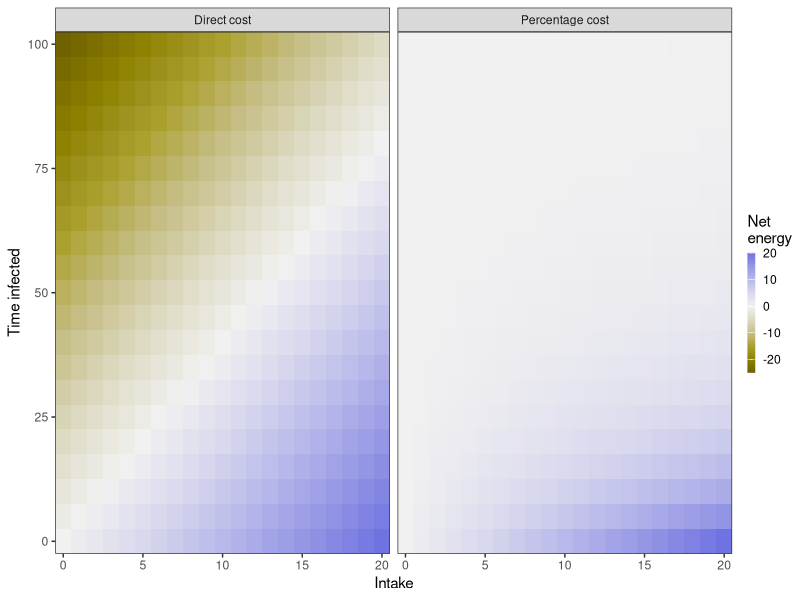

The R script that drew this image:
## ---- chunk 1
library(data.table)
library(ggplot2)
library(patchwork)
library(colorspace)

# simulate direct costs
cost_direct <- CJ(
  intake = seq(0, 20, 1),
  ti = seq(0, 100, 5),
  delta_e = 0.25,
  type = "direct"
)
cost_direct[, energy := (intake - (ti * delta_e))]

# simulate percentage costs
cost_percent <- CJ(
  intake = seq(0, 20, 1),
  ti = seq(0, 100, 5),
  delta_e = 0.05,
  type = "percent"
)
cost_percent[, energy := (intake * (1 - delta_e)^ti)]

# combine data
cost_sims <- rbindlist(
  list(cost_direct, cost_percent)
)

p_costs <-
  ggplot(cost_sims) +
  geom_tile(
    aes(
      intake, ti,
      fill = energy
    )
  ) +
  scale_fill_continuous_diverging(
    rev = T,
    palette = "Blue-Yellow",
    name = "Net\nenergy",
    c1 = 120
  ) +
  facet_wrap(
    ~type,
    labeller = labeller(
      type = c(
        "direct" = "Direct cost",
        "percent" = "Percentage cost"
      )
    )
  ) +
  theme_test() +
  theme(
    legend.key.width = unit(2, "mm")
  ) +
  coord_cartesian(
    expand = F
  ) +
  labs(
    x = "Intake",
    y = "Time infected"
  )

ggsave(
  p_costs,
  filename = "figures/fig_cost_structure.png",
  height = 3, width = 6
)
